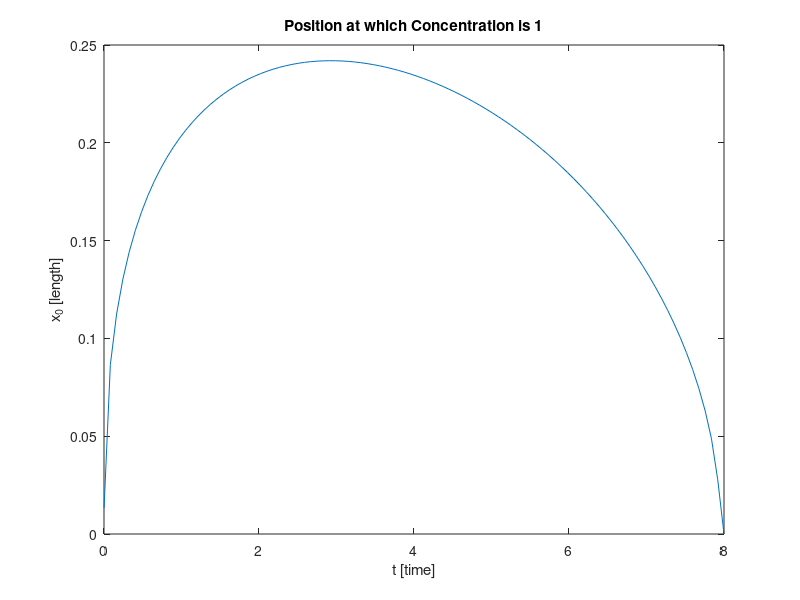

Write the MATLAB code that produced this figure.
D = 0.01;
M = 1;
t = linspace(.001,8);
C0 = 1;
x = sqrt(-4*D*t.*log(C0*sqrt(4*pi*D*t)/M));
plot(t,x)
title('Position at which Concentration is 1')
xlabel('t [time]')
ylabel('x_0 [length]')
print('-r600','-f1','-depsc','xvt.eps')